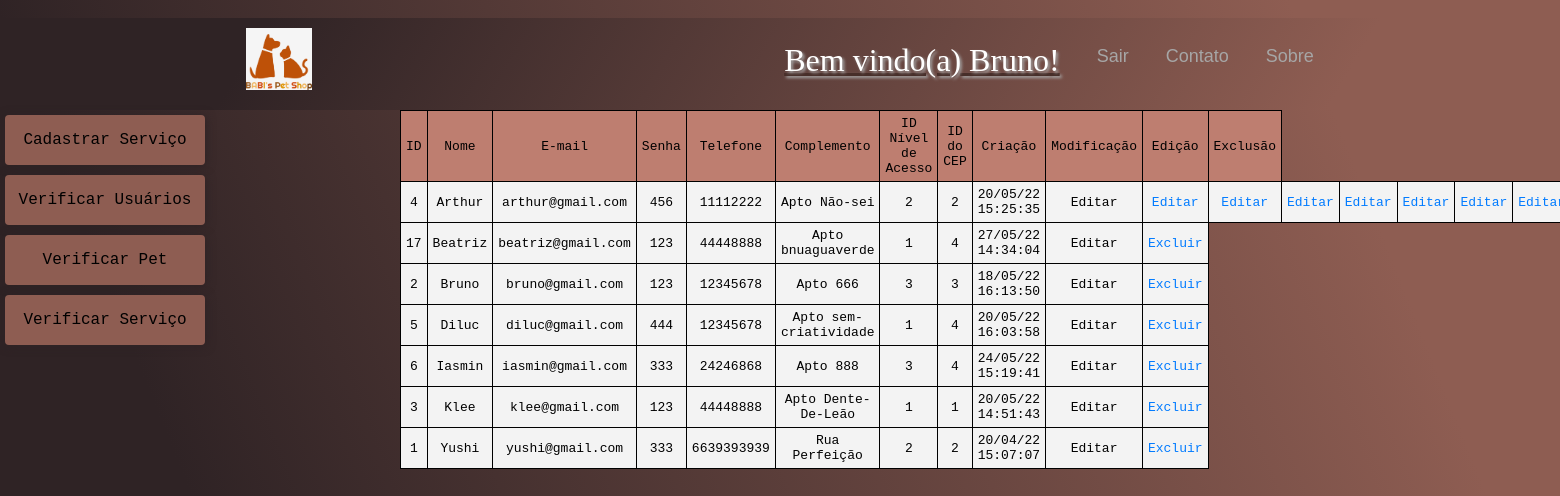
Screenshot of /PetShop5/pags/admin.php (signed in) with the database file from the repository.
### tables this page shows
CREATE TABLE `usuarios` (
  `id` int(11) NOT NULL,
  `nome` varchar(145) NOT NULL,
  `email` varchar(150) NOT NULL,
  `senha` varchar(20) NOT NULL,
  `telefone` varchar(11) NOT NULL,
  `complemento` varchar(45) NOT NULL,
  `nivel_acesso_id` int(11) NOT NULL,
  `cep_id` int(11) NOT NULL,
  `created` datetime NOT NULL,
  `modified` datetime DEFAULT NULL
);

### PetShop5/pags/admin.php (the view, shortened to what this page needs)
<?php
include_once '../adm/config/conexao.php';
$query_users_b = "SELECT id, nome, email, senha, telefone, complemento, nivel_acesso_id, cep_id, created, modified FROM usuarios ORDER BY nome ASC";
$result_users_a = $conn->prepare($query_users_b);
$result_users_a->execute();
$query_users_bt = "SELECT id, nome, email, senha, telefone, complemento, nivel_acesso_id, cep_id, created, modified FROM usuarios ORDER BY nome ASC";
$result_users_bt = $conn->prepare($query_users_bt);
$result_users_bt->execute();
?>
<!DOCTYPE html>
<html lang="en">
<head>
    <link rel="stylesheet" href="../css/bootstrap.css">
</head>
    <body class="escopo">
    <div>
        <header class="cabecalho">
            <img class="cabecalho_imagem" src="../css/imgs/Logo_SA.png" alt="Logo do pet shop">
            <nav class="cabecalho_menu">
                <div class="cl-log">
                    <?php
                        echo "<h2>Bem vindo(a) ".$_SESSION['nome']."!</h2>";
                    ?>
                </div>
                <a class="cabecalho_menu_item" href="../adm/cadastrar.php">Sair</a>
                <a class="cabecalho_menu_item" href="contato.php">Contato</a>
                <a class="cabecalho_menu_item" href="sobre.php">Sobre</a>
            </nav>
        </header>
        <main class="caixa-botoes">
            <button type="button" class="btn-btn-primary" data-toggle="modal" data-target="#ModalCad1">
                Cadastrar Serviço
            </button>
            <button type="button" class="btn-btn-primary" data-toggle="modal" data-target="#ModalCad2">
                Verificar Usuários
            </button>
            <button type="button" class="btn-btn-primary" data-toggle="modal" data-target="#ModalCad3">
                Verificar Pet
            </button>
            <button type="button" class="btn-btn-primary" data-toggle="modal" data-target="#ModalCad4">
                    Verificar Serviço
            </button>
        </main>
        <table class="table_users table-bordere-dark">
            <tr>
                <td class="table-cel">ID</td>
                <td class="table-cel">Nome</td>
                <td class="table-cel">E-mail</td>
                <td class="table-cel">Senha</td>
                <td class="table-cel">Telefone</td>
                <td class="table-cel">Complemento</td>
                <td class="table-cel">ID Nível de Acesso</td>
                <td class="table-cel">ID do CEP</td>
                <td class="table-cel">Criação</td>
                <td class="table-cel">Modificação</td>
                <td class="table-cel-btex">Edição</td>
                <td class="table-cel-bted">Exclusão</td>
            </tr>
            <?php
                while($row_user_a = $result_users_a->fetch(PDO::FETCH_ASSOC)){
                    extract($row_user_a);
                    echo "<tr><td class='table_content'>$id </td><td class='table_content'>$nome </td><td class='table_content'>$email </td><td class='table_content'>$senha </td><td class='table_content'>$telefone </td><td class='table_content'>$complemento </td><td class='table_content'>$nivel_acesso_id </td><td class='table_content'>$cep_id </td><td class='table_content'>".date('d/m/y H:i:s', strtotime($created))."</td>";
                    echo "<td class='table_content'><a class='table_linkbt'>Editar</a></td>";
                    while($row_user_bt = $result_users_bt->fetch(PDO::FETCH_ASSOC)){
                        echo "<td class='table_content'><a class='table_linkbt' href=''>Editar</a></td>";
                    }
                    echo "<td class='table_content'><a class='table_linkbt' href=''>Excluir</a></td>";
                }
            ?>
        </table>
    </div>
    </body>
    </body>
</html>

### rows the page displays
usuarios: id "4", nome "Arthur", email "arthur@gmail.com", senha "456", telefone "11112222", complemento "Apto Não-sei", nivel_acesso "2", cep "2", created "20/05/22 15:25:35"
usuarios: id "17", nome "Beatriz", email "beatriz@gmail.com", senha "123", telefone "44448888", complemento "Apto bnuaguaverde", nivel_acesso "1", cep "4", created "27/05/22 14:34:04"
usuarios: id "2", nome "Bruno", email "bruno@gmail.com", senha "123", telefone "12345678", complemento "Apto 666", nivel_acesso "3", cep "3", created "18/05/22 16:13:50"
usuarios: id "5", nome "Diluc", email "diluc@gmail.com", senha "444", telefone "12345678", complemento "Apto sem-criatividade", nivel_acesso "1", cep "4", created "20/05/22 16:03:58"
usuarios: id "6", nome "Iasmin", email "iasmin@gmail.com", senha "333", telefone "24246868", complemento "Apto 888", nivel_acesso "3", cep "4", created "24/05/22 15:19:41"
usuarios: id "3", nome "Klee", email "klee@gmail.com", senha "123", telefone "44448888", complemento "Apto Dente-De-Leão", nivel_acesso "1", cep "1", created "20/05/22 14:51:43"
usuarios: id "1", nome "Yushi", email "yushi@gmail.com", senha "333", telefone "6639393939", complemento "Rua Perfeição", nivel_acesso "2", cep "2", created "20/04/22 15:07:07"

### other values shown
$_SESSION['nome'] "Bruno"
